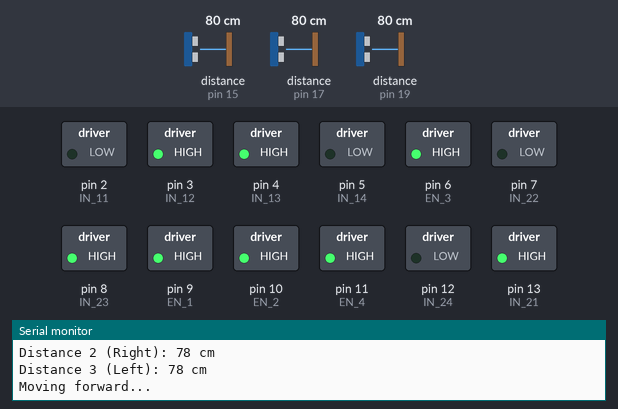
This sketch was run on a simulated Arduino Uno, built with avr-gcc and run on an emulated ATmega328P. Shown: switched loads named in the sketch (green lamp = pin HIGH), the last lines printed to the serial monitor. Wiring (inferred from the names in the program): 3 × ultrasonic range finder: trigger pin 14, echo pin 15 / trigger pin 16, echo pin 17 / trigger pin 18, echo pin 19. The test bench sets the inputs (shaded band); at power-on: distance to the obstacle (sensors on pin 15, pin 17, pin 19) 80 cm. The echo pulse lasts 58.3 µs per cm; pins used as bus, display or sensor lines are not drawn.

Above: at 1.2 s.
1.3 s: distance to the obstacle (sensor on pin 15) set to 4 cm
4.3 s: distance to the obstacle (sensor on pin 17) set to 2 cm
7.3 s: distance to the obstacle (sensor on pin 19) set to 13 cm
10.3 s: distance to the obstacle (sensor on pin 19) set to 10 cm
At 11.3 s:
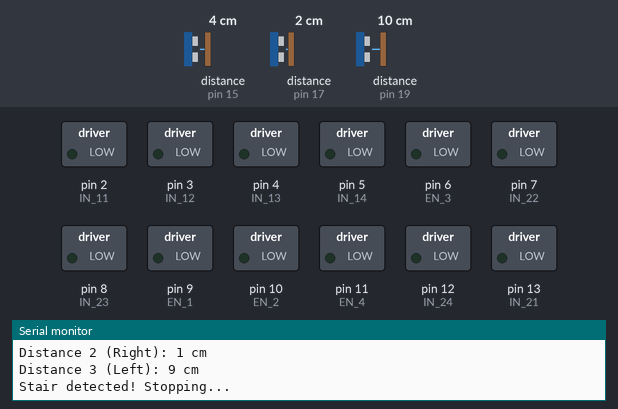
11.8 s: distance to the obstacle (sensor on pin 19) set to 18 cm
At 13.1 s:
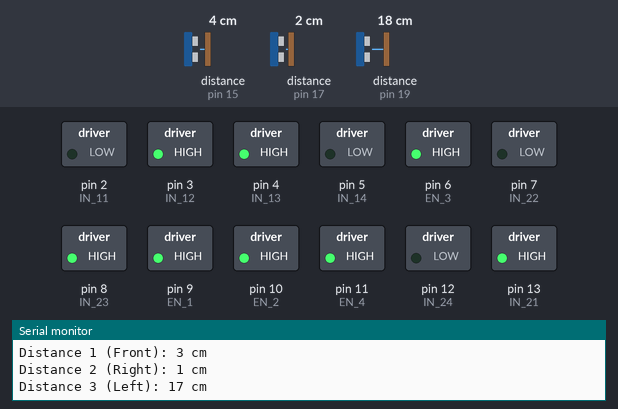
13.4 s: distance to the obstacle (sensor on pin 15) set to 9 cm
Timing chart, 0 to 16.4 s (numbered marks = the images above; inputs shaded):
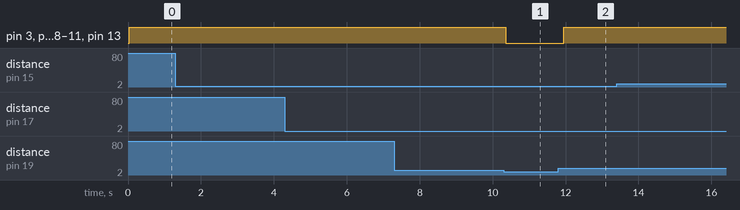

Measured:
- the behaviour switches between 12 and 11 cm on distance to the obstacle (sensor on pin 19) (found by bisection; images 0 and 1)
- after the input at 10.3 s, pin 3 (IN_12), pin 4 (IN_13), pin 6 (EN_3), pin 8 (IN_23), pin 9 (EN_1), pin 10 (EN_2), pin 11 (EN_4), pin 13 (IN_21): HIGH → LOW after 0.06 s
- after the input at 11.8 s, pin 3 (IN_12), pin 4 (IN_13), pin 6 (EN_3), pin 8 (IN_23), pin 9 (EN_1), pin 10 (EN_2), pin 11 (EN_4), pin 13 (IN_21): LOW → HIGH after 0.15 s

The sketch:

che_b2_5.ino
```cpp
#define TRIG_1 14  // Trigger pin for Front Downward-Facing Ultrasonic Sensor
#define ECHO_1 15  // Echo pin for Front Downward-Facing Ultrasonic Sensor
#define TRIG_2 16  // Trigger pin for Right Downward-Facing Ultrasonic Sensor
#define ECHO_2 17  // Echo pin for Right Downward-Facing Ultrasonic Sensor
#define TRIG_3 18  // Trigger pin for Left Downward-Facing Ultrasonic Sensor
#define ECHO_3 19  // Echo pin for Left Downward-Facing Ultrasonic Sensor

// Define the motor control pins based on your setup
#define IN_11 2  // L298N #1, IN4 for IN4 for Back Left motor
#define IN_12 3  // L298N #1, IN3 for IN3 for Back Left motor
#define IN_13 4  // L298N #1, IN2 for Back Right motor
#define IN_14 5  // L298N #1, IN1 for Back Right motor
#define EN_1 9   // Enable pin for L298N #1 (Back motors)
#define EN_2 10  // Enable pin for L298N #1 (Back motors)

#define IN_21 13  // L298N #2, IN4 for Front Right motor
#define IN_22 7   // L298N #2, IN3 for Front Right motor
#define IN_23 8   // L298N #2, IN2 for Front Left motor
#define IN_24 12  // L298N #2, IN1 for Front Left motor
#define EN_3 6    // Enable pin for L298N #2 (Front motors)
#define EN_4 11   // Enable pin for L298N #2 (Front motors)


#define SAFE_DISTANCE 10  // Distance in cm to consider as safe from the ground

long duration;
int distance1, distance2, distance3;

void setup() {
  pinMode(TRIG_1, OUTPUT);
  pinMode(ECHO_1, INPUT);
  pinMode(TRIG_2, OUTPUT);
  pinMode(ECHO_2, INPUT);
  pinMode(TRIG_3, OUTPUT);
  pinMode(ECHO_3, INPUT);

  pinMode(IN_11, OUTPUT);
  pinMode(IN_12, OUTPUT);
  pinMode(IN_13, OUTPUT);
  pinMode(IN_14, OUTPUT);
  pinMode(EN_1, OUTPUT);
  pinMode(EN_2, OUTPUT);

  pinMode(IN_21, OUTPUT);
  pinMode(IN_22, OUTPUT);
  pinMode(IN_23, OUTPUT);
  pinMode(IN_24, OUTPUT);
  pinMode(EN_3, OUTPUT);
  pinMode(EN_4, OUTPUT);

  Serial.begin(9600);
}

void loop() {
  distance1 = getDistance(TRIG_1, ECHO_1);
  distance2 = getDistance(TRIG_2, ECHO_2);
  distance3 = getDistance(TRIG_3, ECHO_3);

  // Print distances to the Serial Monitor
  Serial.print("Distance 1 (Front): ");
  Serial.print(distance1);
  Serial.println(" cm");

  Serial.print("Distance 2 (Right): ");
  Serial.print(distance2);
  Serial.println(" cm");

  Serial.print("Distance 3 (Left): ");
  Serial.print(distance3);
  Serial.println(" cm");

  // If any sensor detects a distance greater than SAFE_DISTANCE, stop the robot
  if (distance1 > SAFE_DISTANCE || distance2 > SAFE_DISTANCE || distance3 > SAFE_DISTANCE) {
    moveForward();
    Serial.println("Moving forward...");

  } else {
    stopMotors();
    Serial.println("Stair detected! Stopping...");
  }

  delay(100);  // Delay for sensor reading stability
}

int getDistance(int trigPin, int echoPin) {
  digitalWrite(trigPin, LOW);
  delayMicroseconds(2);
  digitalWrite(trigPin, HIGH);
  delayMicroseconds(10);
  digitalWrite(trigPin, LOW);

  duration = pulseIn(echoPin, HIGH);
  return duration * 0.034 / 2;  // Calculating distance in cm
}

void moveForward() {
  // Moving forward by setting the appropriate pins high
  digitalWrite(IN_11, LOW);
  digitalWrite(IN_12, HIGH);
  digitalWrite(IN_13, HIGH);
  digitalWrite(IN_14, LOW);
  analogWrite(EN_1, 255);
  analogWrite(EN_2, 255);

  digitalWrite(IN_21, HIGH);
  digitalWrite(IN_22, LOW);
  digitalWrite(IN_23, HIGH);
  digitalWrite(IN_24, LOW);
  analogWrite(EN_3, 255);
  analogWrite(EN_4, 255);
}

void stopMotors() {
  // Stopping the motors by setting all pins low
  digitalWrite(IN_11, LOW);
  digitalWrite(IN_12, LOW);
  digitalWrite(IN_13, LOW);
  digitalWrite(IN_14, LOW);
  analogWrite(EN_1, 0);
  analogWrite(EN_2, 0);

  digitalWrite(IN_21, LOW);
  digitalWrite(IN_22, LOW);
  digitalWrite(IN_23, LOW);
  digitalWrite(IN_24, LOW);
  analogWrite(EN_3, 0);
  analogWrite(EN_4, 0);
}
```
